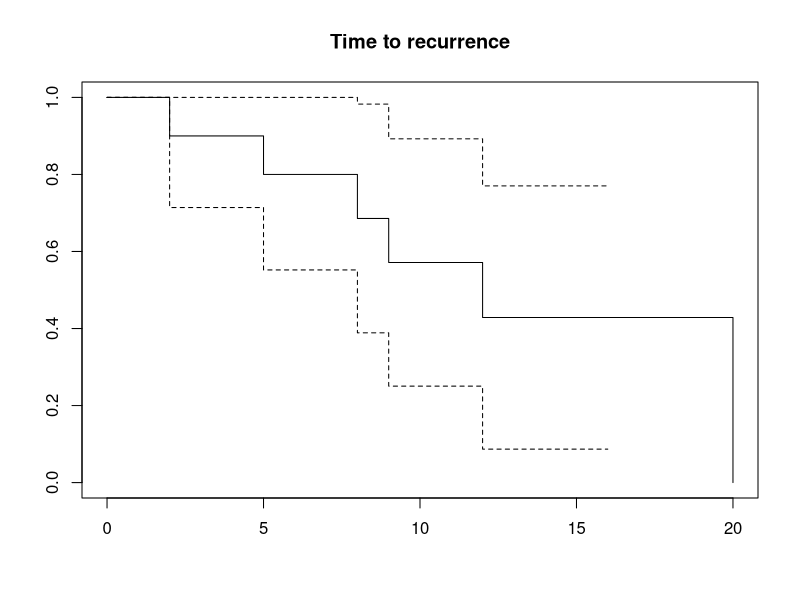

Source code (R):
#
#    Tutorial 2, Q1: using survfit( ) to fit the Kaplan-Meier model
#
library(survival)
Times <- c(2,5,6,8,9,10,12,14,16,20)
Censor <- c(1,1,0,1,1,0,1,0,0,1)
Surv(Times, Censor)
KM.fit <- survfit(Surv(Times, Censor) ~ 1, conf.type = "plain")
names(KM.fit)
summary(KM.fit)
plot(KM.fit, main = "Time to recurrence")
